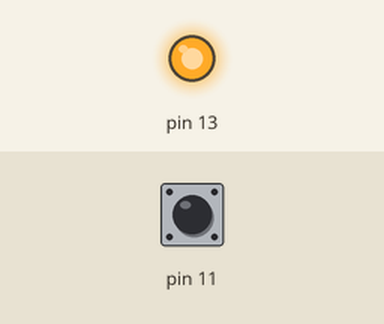
Recording of a sketch running on a simulated Arduino Uno, built with avr-gcc and run on an emulated ATmega328P. Parts: output pins drawn as LEDs (lit = HIGH). Inputs (shaded band) come from the test bench; at power-on: pin 11 HIGH.

Above: at 1.2 s.
1.3 s: pin 11 pulled LOW for 0.15 s
At 1.37 s:
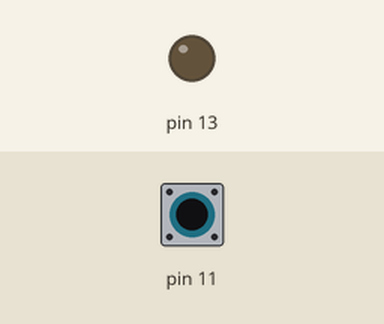
2.9 s: pin 11 pulled LOW for 3.2 s
At 6.8 s:
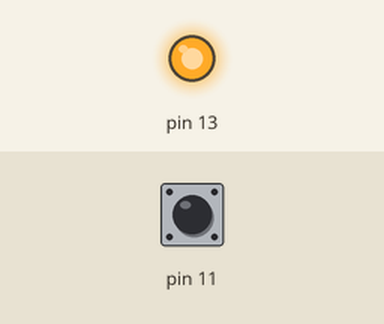
Timing chart, 0 to 8.3 s (numbered marks = the images above; inputs shaded):
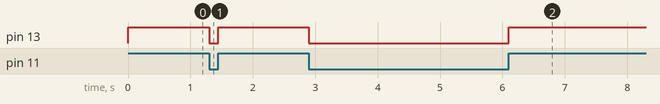

The sketch:

mercure.ino
```cpp
void setup(void){
  pinMode( 13,OUTPUT);
  pinMode( 11,INPUT_PULLUP);
}

void loop(void){
  int x = LOW;
  x = digitalRead(11);
  digitalWrite( 13, x);
}
```

Measured:
- after the input at 1.3 s, pin 13: HIGH → LOW at once, → HIGH 0.15 s later
- after the input at 2.9 s, pin 13: HIGH → LOW at once, → HIGH 3.2 s later
